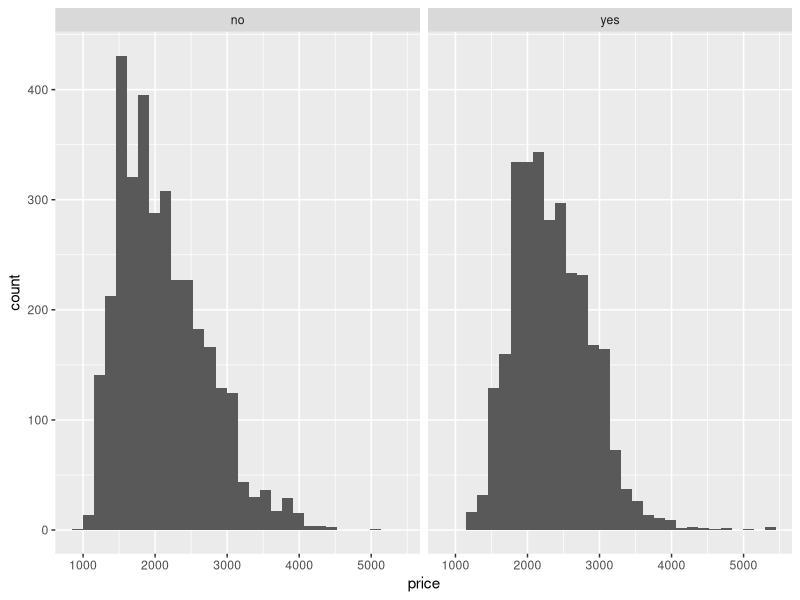

Source code (R):
## ---- chunk 1
library(tidyverse)
library(readxl)
library(psych)
library(broom)
library(formattable)
## ---- chunk 2
computers <- read_excel("../../datasets/computers.xlsx")
computers
## ---- chunk 3
nrows <- comma(nrow(computers), digits = 0)
ncols <- ncol(computers)

nrows
ncols
## ---- chunk 4
avg_price <- currency(mean(computers$price), digits = 0)
avg_price
## ---- chunk 5
describe(computers$price)
## ---- chunk 6
group_summary <- computers %>% 
  group_by(cd) %>% 
  summarise(count_records = n(), avg_price = mean(price))

group_summary
## ---- chunk 7
ggplot(data = computers, aes(x = price)) +
  geom_histogram() +
  facet_grid(~ cd)
## ---- chunk 8
cd_test <- t.test(price ~ cd, data = computers)
tidy_cd_test <- tidy(cd_test)
tidy_cd_test
## ---- chunk 9
ci_low <- currency(tidy_cd_test['conf.low']) * -1
ci_low
ci_high <- currency(tidy_cd_test['conf.high']) * -1
ci_high
